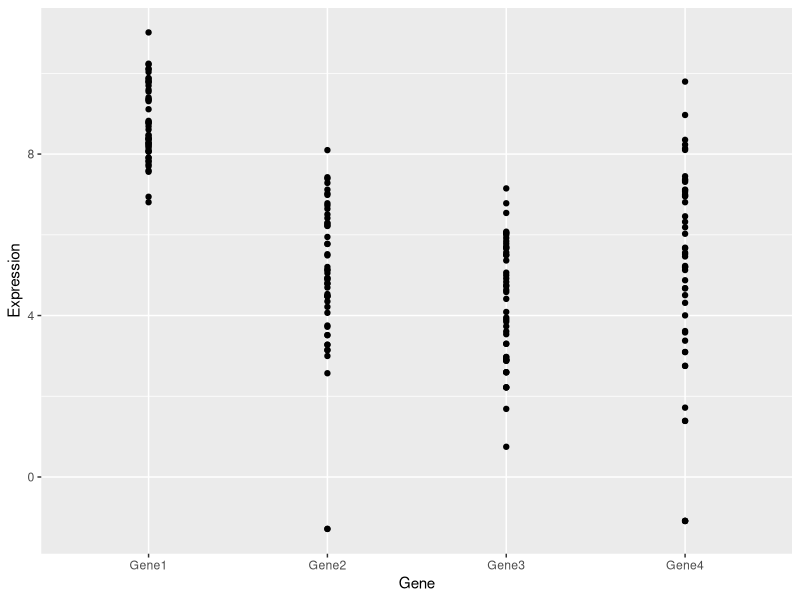
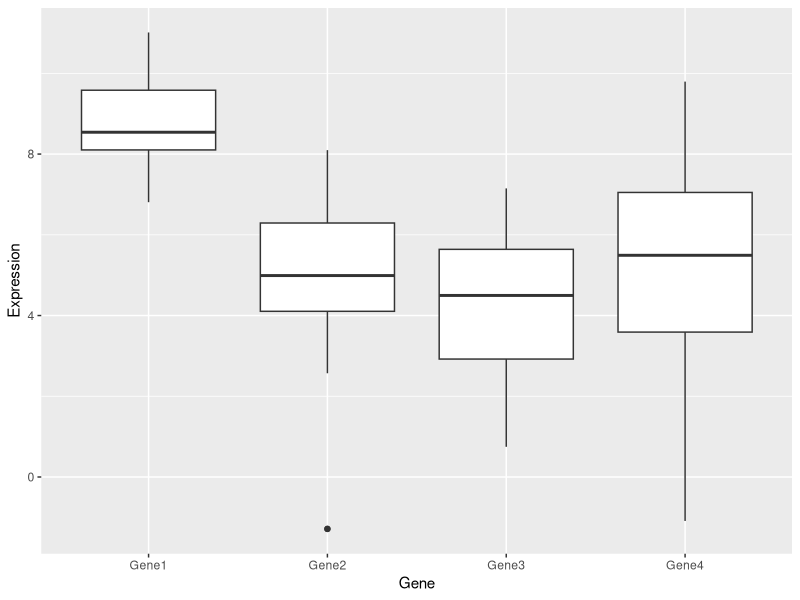
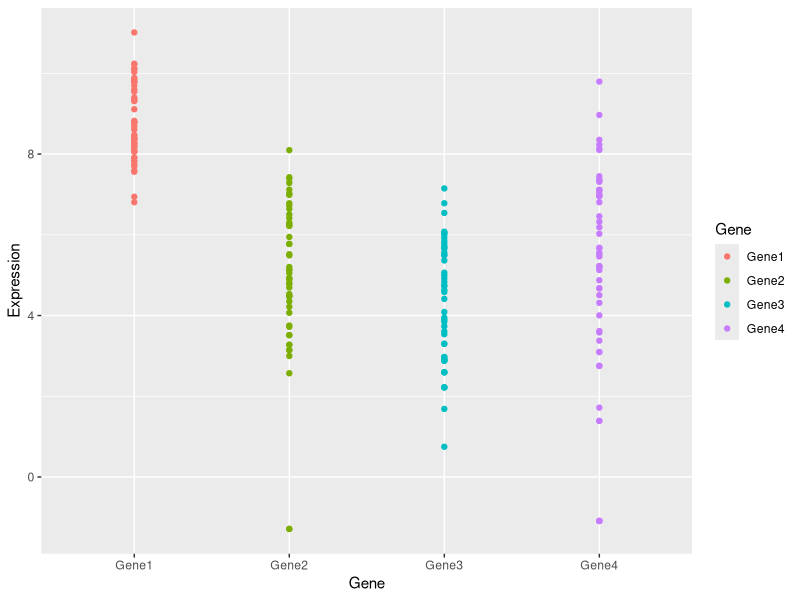
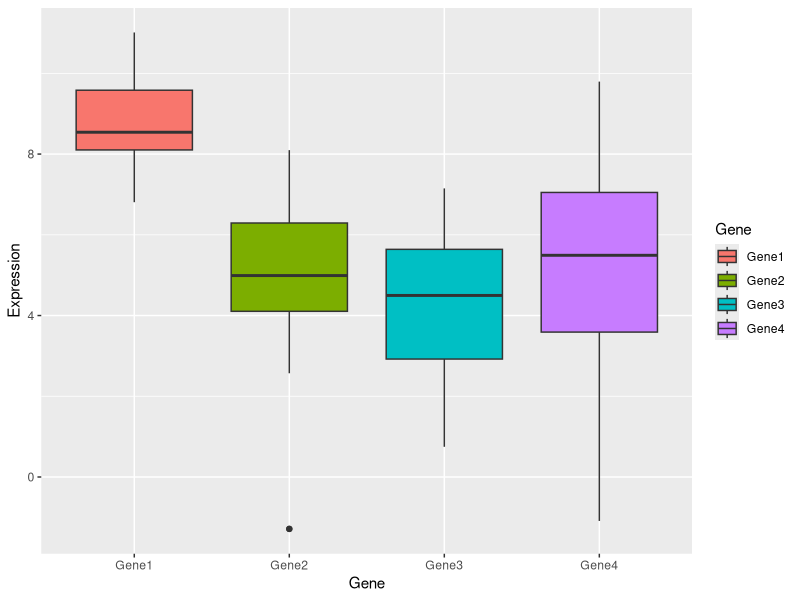
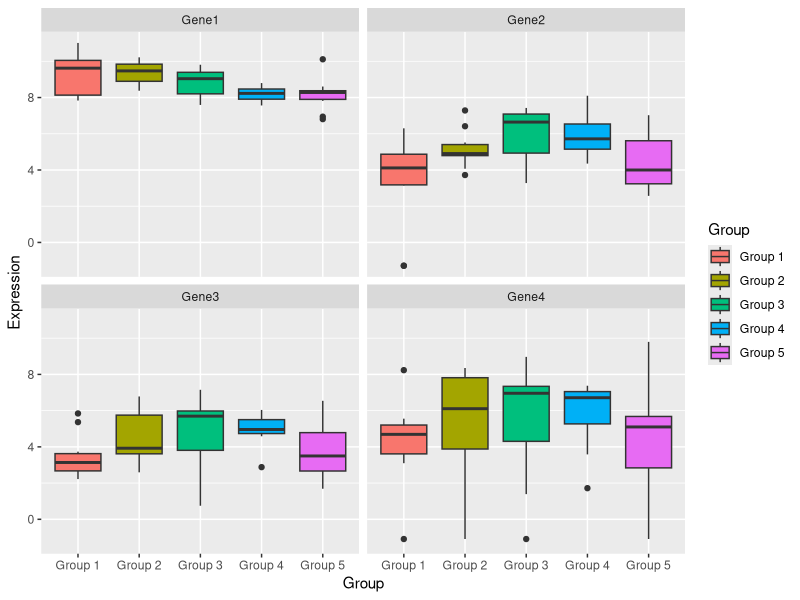
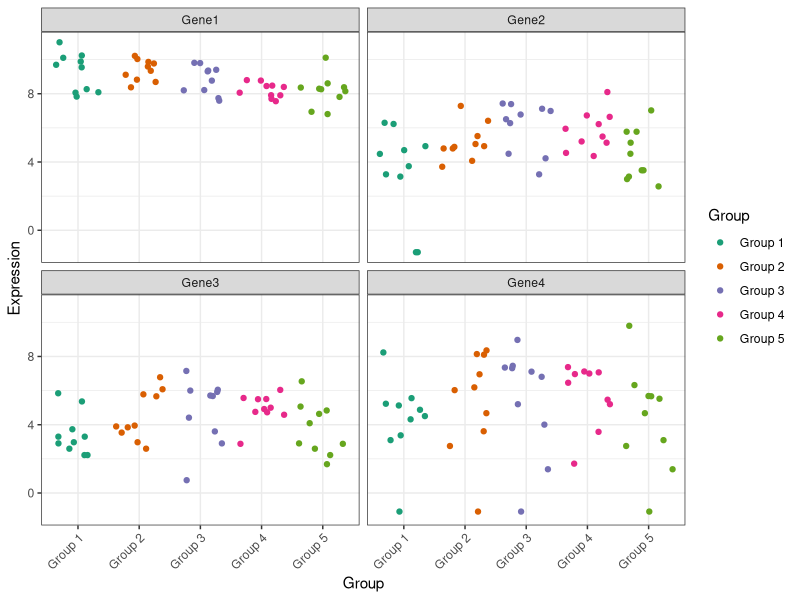

Recreate these plots in R, in order.
## ---- chunk 1
library(knitr)
opts_chunk$set(results="hide", message=FALSE, fig.show="hide", fig.align="center", tidy=TRUE, eval = F)
## ---- chunk 2
2+2
5*4
2^3
## ---- chunk 3
2+3*4/(5+3)*15/2^2+3*4^2
## ---- chunk 4
x <- 3
## ---- chunk 5
a <- c(1,2,5.3,6,-2,4) # numeric vector
b <- c("one","two","three") # character vector
c <- c(TRUE,TRUE,TRUE,FALSE,TRUE,FALSE) # logical vector
## ---- chunk 6
library(ggplot2)
gene.exprs.long <- read.delim("../data/data_dl/gene-exprs-long.tsv")
## ---- chunk 7
qplot(x = Gene, y = Expression, data = gene.exprs.long)
## ---- chunk 8
qplot(x = Gene, y = Expression, data = gene.exprs.long, geom = 'boxplot')
## ---- chunk 9
qplot(x = Gene, y = Expression, data = gene.exprs.long, color = Gene)
## ---- chunk 10
qplot(x = Gene, y = Expression, data = gene.exprs.long, geom = 'boxplot', 
      fill = Gene)
## ---- chunk 11
qplot(x = Group, y = Expression, data = gene.exprs.long, fill = Group, 
      facets = ~ Gene, geom = 'boxplot')
## ---- chunk 12
qplot(x = Group, y = Expression, data = gene.exprs.long, color = Group, 
    facets = ~Gene, geom = "jitter") + theme_bw() + 
    scale_color_brewer(type = 'qual', palette = "Dark2") + 
    theme(axis.text.x = element_text(angle = 45, hjust = 1))
